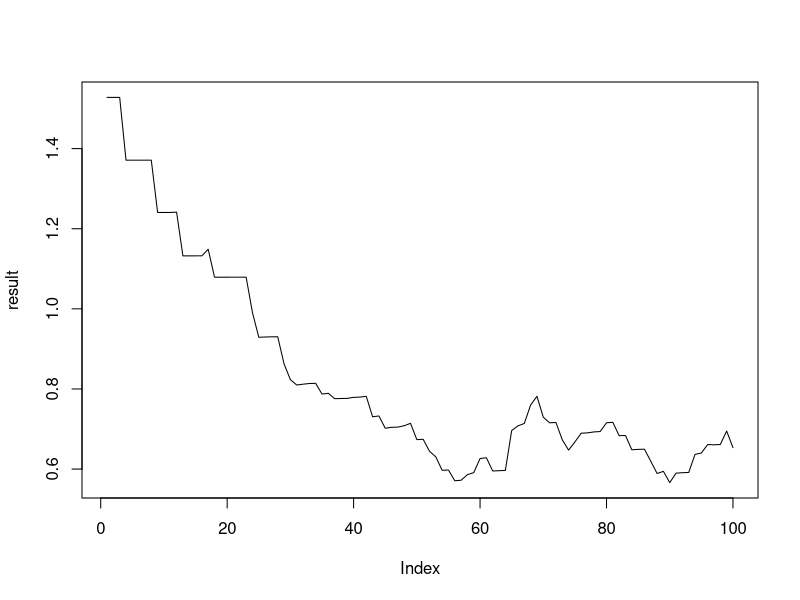

Write the R code that produced this figure.

TD_ZERO <- function(alpha, gamma, episodes){
	V = c(0,0,0,0,0,0,0)
	for (episode in 1:episodes){
		state = 3
		while (1){
			coinflip = runif(1, 0, 1)
			if (coinflip > 0.5 && state > 1) {
				V[state] = v_value(V[state], V[state-1], 0, alpha, gamma)
				state = state-1
			}
			else {
				if (state+1==7) {
					reward = 1
				}
				else {
					reward = 0
				}
				V[state] = v_value(V[state], V[state+1], reward, alpha, gamma)
				state = state+1
			}
			if (state == 7 || state == 1){
				break
			}
		}
	}
	return(V)
}

small_TD_ZERO <- function(alpha, gamma, V){
	state = 3
	while (1){
		coinflip = runif(1, 0, 1)
		if (coinflip > 0.5 && state > 1) {
			V[state] = v_value(V[state], V[state-1], 0, alpha, gamma)
			state = state-1
		}
		else {
			if (state+1==7) {
				reward = 1
			}
			else {
				reward = 0
			}
			V[state] = v_value(V[state], V[state+1], reward, alpha, gamma)
			state = state+1
		}
		if (state == 7 || state == 1){
			break
		}
	}
	return(V)
}

v_value <- function(state, next_state, next_reward, alpha, gamma) {
	return(state + alpha * (next_reward + gamma* next_state - state))
}

loop_TD_ZERO <- function(alpha, gamma, episodes){
	result = c(1:episodes)
	standard = c(0, 1/6, 2/6, 3/6, 4/6, 5/6, 0)
	V = c(0,0,0,0,0,0,0)
	for (run in 1:episodes){
		V = small_TD_ZERO(alpha, gamma, V)
		result[run] = sum((standard - V)^2)
	}
	return(result)
}

# result = loop_TD_ZERO(0.1, 1, 100)
# result = loop_TD_ZERO(0.7, 1, 100)
# result = loop_TD_ZERO(0.1, 0.9, 100)
result = loop_TD_ZERO(0.1, 0.5, 100)

plot(result, type="l")
 
# V(s_t=s) = E[r_{t+1}+γ*V(s_{t+1})|s_t=s]
# V(s_t) = V(s_t)+α*[r_{t+1}+γ*V(s_{t+1})–V(s_t)]
# Q(s_t,a_t) = Q(s_t,a_t)+α*δ
# δ	= r_{t+1} + γ*maxQ(s_{t+1},a)−Q(s_t,a_t)